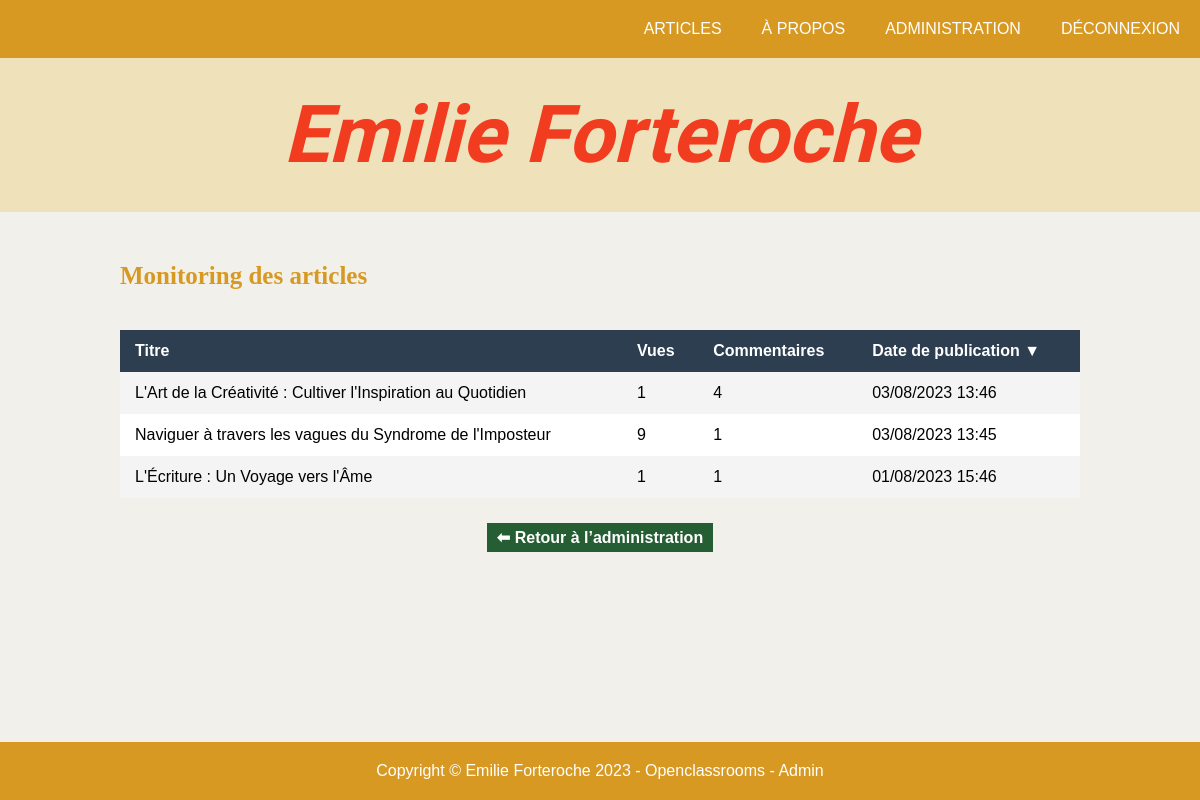
Page /index.php?action=showMonitoring (signed in) on the committed database.
### tables this page shows
CREATE TABLE `article` (
  `id` int(11) NOT NULL,
  `id_user` int(11) NOT NULL,
  `title` varchar(255) NOT NULL,
  `content` text NOT NULL,
  `views` int(10) UNSIGNED NOT NULL DEFAULT 0,
  `date_creation` datetime NOT NULL,
  `date_update` datetime DEFAULT NULL
);

### views/View.php (called while the page is built, shortened)
<?php
class View
{
    public function render(string $viewName, array $params = []) : void
    {
        $viewPath = $this->buildViewPath($viewName);
        $content = $this->_renderViewFromTemplate($viewPath, $params);
    }
    private function _renderViewFromTemplate(string $viewPath, array $params = []) : string
    {
        if (file_exists($viewPath)) {
            extract($params);
            require($viewPath);
            return ob_get_clean();
        } else {
            throw new Exception("La vue '$viewPath' est introuvable.");
        }
    }
    private function buildViewPath(string $viewName) : string
    {
        return TEMPLATE_VIEW_PATH . $viewName . '.php';
    }
}

### controllers/AdminController.php (called while the page is built, shortened)
<?php
class AdminController {
    public function showMonitoring(): void
    {
        $articleManager = new ArticleManager();
        $commentManager = new CommentManager();
        $sort = $_GET['sort'] ?? 'date_creation';
        $direction = strtoupper($_GET['dir'] ?? 'DESC');
        $articles = $articleManager->getArticlesForMonitoring($sort, $direction);
        foreach ($articles as $article) {
            $article->setCommentCount(
                $commentManager->countCommentsByArticleId($article->getId())
            );
        }
        $view = new View("Monitoring des articles");
        $view->render("adminMonitoring", [
            'articles' => $articles,
            'sort' => $sort,
            'direction' => $direction
        ]);
    }
}

### index.php (called while the page is built, shortened)
<?php
$action = Utils::request('action', 'home');
try {
    switch ($action) {
        case 'showMonitoring':
            $adminController = new AdminController();
            $adminController->showMonitoring();
            break;
    }
} catch (Exception $e) {
    $errorView = new View('Erreur');
    $errorView->render('errorPage', ['errorMessage' => $e->getMessage()]);
}

### models/DBManager.php (called while the page is built, shortened)
<?php
class DBManager
{
    private static $instance;
    private $db;
    private function __construct()
    {
        $this->db = new PDO('mysql:host=' . DB_HOST . ';port=' . DB_PORT . ';dbname=' . DB_NAME . ';charset=utf8', DB_USER, DB_PASS);
        $this->db->setAttribute(PDO::ATTR_ERRMODE, PDO::ERRMODE_EXCEPTION);
        $this->db->setAttribute(PDO::ATTR_DEFAULT_FETCH_MODE, PDO::FETCH_ASSOC);
    }
    public static function getInstance() : DBManager
    {
        if (!self::$instance) {
            self::$instance = new DBManager();
        }
        return self::$instance;
    }
    public function query(string $sql, ?array $params = null) : PDOStatement
    {
        if ($params == null) {
            $query = $this->db->query($sql);
        } else {
            $query = $this->db->prepare($sql);
            $query->execute($params);
        }
        return $query;
    }
}

### models/ArticleManager.php (called while the page is built, shortened)
<?php
class ArticleManager extends AbstractEntityManager
{
    public function getArticlesForMonitoring(string $sort, string $direction): array
    {
        $allowed = [
            'title' => 'title',
            'views' => 'views',
            'comment_count' => 'date_creation',
            'date_creation' => 'date_creation'
        ];
        $sortField = $allowed[$sort] ?? 'date_creation';
        $sql = "SELECT * FROM article ORDER BY {$sortField} {$direction}";
        $result = $this->db->query($sql);
        $articles = [];
        while ($row = $result->fetch()) {
            $articles[] = new Article($row);
        }
        return $articles;
    }
}

### models/AbstractEntityManager.php (called while the page is built, shortened)
<?php
abstract class AbstractEntityManager {
    public function __construct()
    {
        $this->db = DBManager::getInstance();
    }
}

### models/AbstractEntity.php (called while the page is built, shortened)
<?php
abstract class AbstractEntity
{
    protected function hydrate(array $data) : void
    {
        foreach ($data as $key => $value) {
            $method = 'set' . str_replace('_', '', ucwords($key, '_'));
        }
    }
}

### models/Article.php (called while the page is built, shortened)
<?php
 class Article extends AbstractEntity
 {
    private string $title = "";
    private ?DateTime $dateCreation = null;
    private int $views = 0;
    private int $commentCount = 0;
    public function setTitle(string $title) : void
    {
        $this->title = $title;
    }
    public function getTitle() : string
    {
        return $this->title;
    }
    public function setDateCreation(string|DateTime $dateCreation, string $format = 'Y-m-d H:i:s') : void
    {
        if (is_string($dateCreation)) {
            $dateCreation = DateTime::createFromFormat($format, $dateCreation);
        }
        $this->dateCreation = $dateCreation;
    }
    public function getDateCreation() : DateTime
    {
        return $this->dateCreation;
    }
    public function setDateUpdate(string|DateTime $dateUpdate, string $format = 'Y-m-d H:i:s') : void
    {
        if (is_string($dateUpdate)) {
            $dateUpdate = DateTime::createFromFormat($format, $dateUpdate);
        }
    }
    public function getViews(): int
    {
        return $this->views;
    }
    public function setViews(int $views): self
    {
        $this->views = $views;
        return $this;
    }
    public function setCommentCount(int $count): void
    {
        $this->commentCount = $count;
    }
    public function getCommentCount(): int
    {
        return $this->commentCount;
    }
 }

### models/CommentManager.php (called while the page is built, shortened)
<?php
class CommentManager extends AbstractEntityManager
{
    public function countCommentsByArticleId(int $id): int
    {
        $sql = "SELECT COUNT(*) AS count FROM comment WHERE id_article = :id";
        $result = $this->db->query($sql, ['id' => $id]);
        return (int) $result->fetch()['count'];
    }
}

### views/templates/adminMonitoring.php (the view, shortened to what this page needs)
<h2>Monitoring des articles</h2>
<table class="monitoring-table">
    <thead>
        <tr>
            <th>
                <a href="index.php?action=showMonitoring&sort=title&dir=<?= $direction === 'ASC' ? 'DESC' : 'ASC' ?>">
                    Titre
                </a>
            </th>
            <th>
                <a href="index.php?action=showMonitoring&sort=views&dir=<?= $direction === 'ASC' ? 'DESC' : 'ASC' ?>">
                    Vues
                </a>
            </th>
            <th>
                <a href="index.php?action=showMonitoring&sort=comment_count&dir=<?= $direction === 'ASC' ? 'DESC' : 'ASC' ?>">
                    Commentaires
                </a>
            </th>
            <th>
                <a href="index.php?action=showMonitoring&sort=date_creation&dir=<?= $direction === 'ASC' ? 'DESC' : 'ASC' ?>">
                    Date de publication
                    <?= $sort === 'date_creation' ? ($direction === 'ASC' ? '▲' : '▼') : '' ?>
                </a>
            </th>
        </tr>
    </thead>
    <tbody>
        <?php foreach ($articles as $index => $article): ?>
            <tr class="<?= $index % 2 === 0 ? 'row-even' : 'row-odd' ?>">
                <td><?= htmlspecialchars($article->getTitle(), ENT_QUOTES) ?></td>
                <td><?= $article->getViews() ?></td>
                <td><?= $article->getCommentCount() ?></td>
                <td><?= $article->getDateCreation()->format('d/m/Y H:i') ?></td>
            </tr>
        <?php endforeach; ?>
    </tbody>
</table>
<div class="admin-buttons">
    <a class="submit" href="index.php?action=admin">⬅ Retour à l’administration</a>
</div>

### css/style.css (style rules this page uses)
* { margin: 0; padding: 0; box-sizing: border-box; }
:root { --backgroundColor: #f1f0eb; --headerColor: #d79922; --headerPaleColor: #efe1ba; --titleColor: #f13c1f; --dateColor: #3f56a4; --quoteColor: #c5cbe4; --commentPaleColor: #99a140; --commentColor: #255E33; }
body { display: flex; flex-direction: column; align-items: center; font-family: 'arial', sans-serif; background-color: var(--backgroundColor); }
h2 { width: 100%; margin: 20px 0; font-size: 25px; font-family: 'Times New Roman', Times, serif; color: var(--headerColor); }
a { text-decoration: none; color: inherit; }
.submit { padding: 5px 10px; font-weight: bold; color: white; background-color: var(--commentColor); border: none; }
.admin-buttons { display: flex; justify-content: center; gap: 20px; margin-top: 25px; }
.admin-buttons .submit { display: inline-block; }
.monitoring-table { width: 100%; border-collapse: collapse; margin-top: 20px; font-size: 1rem; }
.monitoring-table th, .monitoring-table td { padding: 12px 15px; text-align: left; }
.monitoring-table th { background-color: #2c3e50; color: #fff; }
.monitoring-table th a { color: #ffffff; transition: color 0.2s ease-in-out; }
.row-even { background-color: #f4f4f4; }
.row-odd { background-color: #ffffff; }

### rows in the picture
article: title "L'Art de la Créativité : Cultiver l'Inspiration au Quotidien", views "1", CommentCount "4", date_creation "03/08/2023 13:46"
article: title "Naviguer à travers les vagues du Syndrome de l'Imposteur", views "9", CommentCount "1", date_creation "03/08/2023 13:45"
article: title "L'Écriture : Un Voyage vers l'Âme", views "1", CommentCount "1", date_creation "01/08/2023 15:46"
